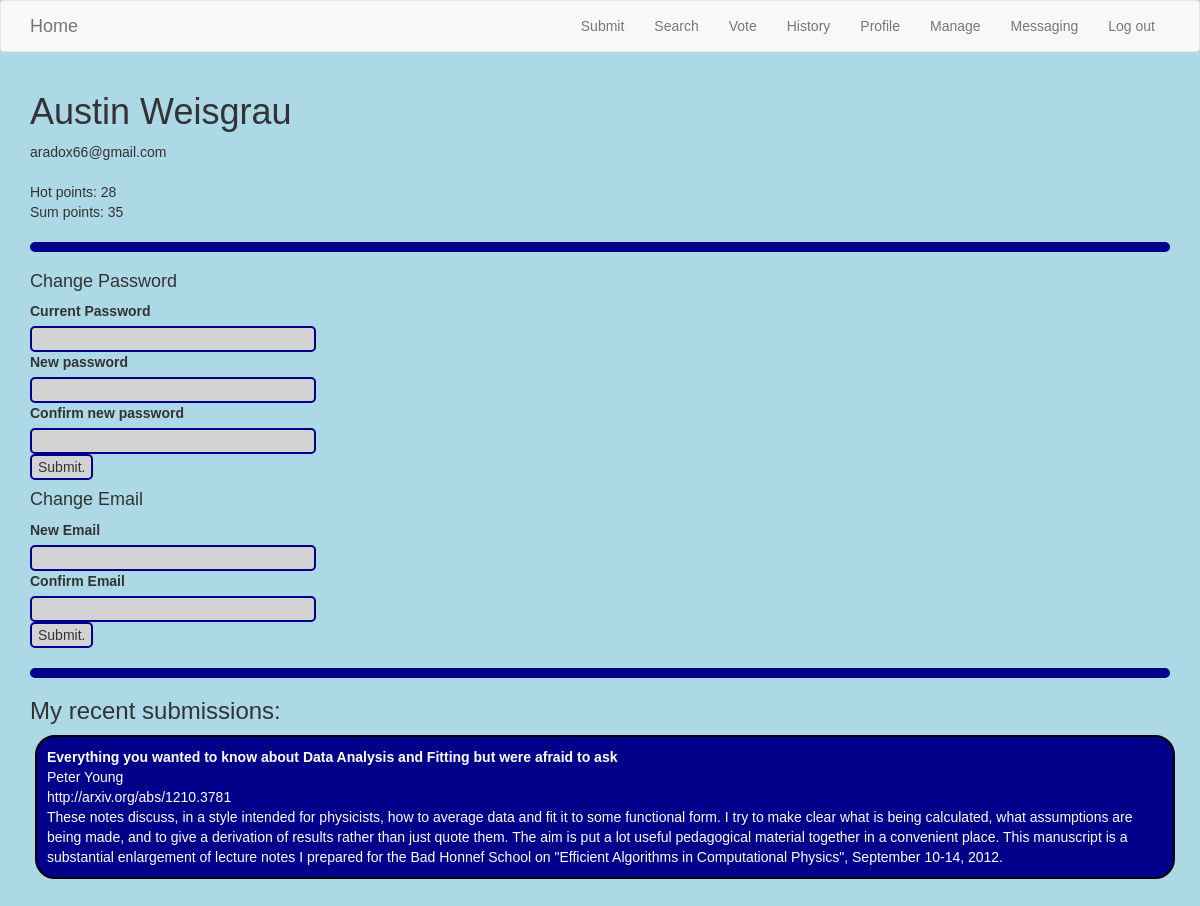
The app's page /user/aradox66 (signed in, upper part), older data.
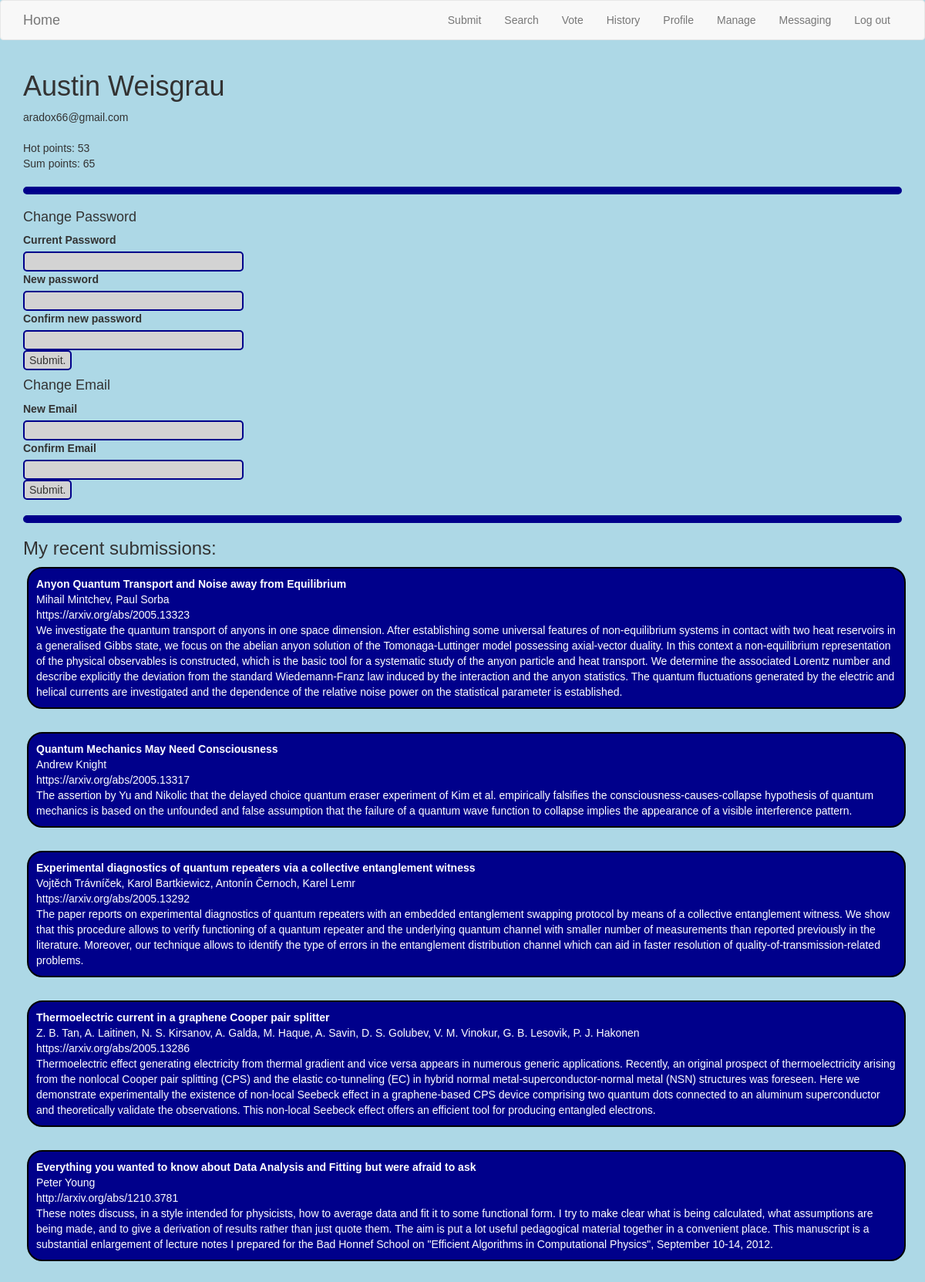
The same page, newer data.
### app/models.py (models this page shows, shortened)
class User(UserMixin, db.Model):
    id = db.Column(db.Integer, primary_key=True)
    username = db.Column(db.String(64), index=True, unique=True)
    firstname = db.Column(db.String(64))
    lastname = db.Column(db.String(64))
    email = db.Column(db.String(120), index=True, unique=True)
    password_hash = db.Column(db.String(128))
    admin = db.Column(db.Boolean, default=False)
    password_hold = db.Column(db.String(128))
    retired = db.Column(db.Boolean, default=False)
    hp = db.Column(db.Integer, default=0)
    def sumpoints(self):
        sp = 0
        sp += 5 * len(self.subs)
        sp += 10 * len(self.vols)
        return sp

class Paper(db.Model):
    id = db.Column(db.Integer, primary_key=True)
    title = db.Column(db.String(140))
    timestamp = db.Column(db.Date, index=True, default=datetime.utcnow)
    link = db.Column(db.String(140))
    abstract = db.Column(db.String(512))
    authors = db.Column(db.String(256))
    voted = db.Column(db.Date)
    score_n = db.Column(db.Integer)
    score_d = db.Column(db.Integer)
    comment = db.Column(db.String(256))
    subber_id = db.Column(db.Integer, db.ForeignKey('user.id'))
    volunteer_id = db.Column(db.Integer, db.ForeignKey('user.id'))
    subber = db.relationship('User', backref='subs',
                             foreign_keys=[subber_id])
    volunteer = db.relationship('User', backref='vols',
                             foreign_keys=[volunteer_id])

### app/main/routes.py (the view)
@bp.route('/user/<username>', methods=['GET', 'POST'])
@login_required
def user(username):
    form = ChangePasswordForm()
    if form.validate_on_submit():
        current_user.set_password(form.new_pass.data)
        db.session.commit()
        flash('Password changed.')
    form2 = ChangeEmailForm()
    if form2.validate_on_submit():
        current_user.email = form2.new_email.data
        db.session.commit()
        flash('Email updated.')
    user = User.query.filter_by(username=username).first_or_404()
    subs = (Paper.query.filter_by(subber=user)
            .order_by(Paper.timestamp.desc()))[:10]
    return render_template('main/user.html', user=user, form=form,
                           subs=subs, showsub=False, form2=form2,
                           current_user=current_user)

### app/auth/forms.py (shortened to what this page needs)
class ChangePasswordForm(FlaskForm):
    current_pass = PasswordField('Current Password',
                               validators=[DataRequired()])
    new_pass = PasswordField('New password',
                           validators=[DataRequired()])
    new_pass2 = PasswordField('Confirm new password',
                              validators=[DataRequired(),
                              EqualTo('new_pass',
                                      message='Entries do not match.')])
    submit = SubmitField('Submit.')

class ChangeEmailForm(FlaskForm):
    new_email = StringField('New Email',
                            validators=[DataRequired(), Email()])
    new_email2 = StringField('Confirm Email',
                             validators=[EqualTo(
                                 'new_email',
                                 message='Entries do not match.')])
    submit = SubmitField('Submit.')

### app/models.py (called while the page is built)
@login.user_loader
def load_user(id):
    return User.query.get(int(id))

### app/templates/main/user.html (shortened to what this page needs)
{% extends 'base.html' %}
{% block app_content %}
<h1>{{ user.firstname }} {{ user.lastname }}</h1>
{{ user.email }}<br><br>
Hot points: {{ user.hp }}<br>
Sum points: {{ user.sumpoints() }}<br>
{% if user.username == current_user.username %}
<hr>
<h4>Change Password</h4>
<form action='' method='post'>
  {% macro field_(field) -%}
  {{ field.label }}&nbsp;&nbsp;&nbsp;&nbsp;
  <br>
  {{ field(size=32) }}<br>
  {%- endmacro %}
  {{ field_(form.current_pass) }}
  {{ field_(form.new_pass) }}
  {{ field_(form.new_pass2) }}
  {{ form.submit() }}
</form>
<h4>Change Email</h4>
<form action='' method='post'>
  {{ field_(form2.new_email) }}
  {{ field_(form2.new_email2) }}
  {{ form2.submit() }}
</form>
{% endif %}
<hr>
<h3>My recent submissions:</h3>
{% for paper in subs %}
{% include '/main/_paper.html' %}<br>
{% endfor %}
{% endblock %}

### app/templates/main/_paper.html (shortened to what this page needs)
<div class='table table-hover'>
  <tr>
    <td>
      <span class='title'>{{ paper.title }}</span><br>
      {{ paper.authors }}<br>
      <a href='{{ paper.link }}'>{{ paper.link }}</a><br>
      {{ paper.abstract|replace('\\\\', '\\') }}<br>
    </td>
  </tr>
{% if not extras %}</div>{% endif %}

Row changes from the older to the newer data that the page shows:
changed User "Austin": hp "28" → "53"
added Paper: title "Anyon Quantum Transport and Noise away from Equilibrium", authors "Mihail Mintchev, Paul Sorba", link "https://arxiv.org/abs/2005.13323", abstract "We investigate the quantum transport of anyons in one space dimension. After establishing some universal features of non-equilibrium systems in contact with two heat reservoirs in a generalised Gibbs state, we focus on the abelian anyon solution of the Tomonaga-Luttinger model possessing axial-vector duality. In this context a non-equilibrium representation of the physical observables is constructed, which is the basic tool for a systematic study of the anyon particle and heat transport. We determine the associated Lorentz number and describe explicitly the deviation from the standard Wiedemann-Franz law induced by the interaction and the anyon statistics. The quantum fluctuations generated…"
added Paper: title "Quantum Mechanics May Need Consciousness", authors "Andrew Knight", link "https://arxiv.org/abs/2005.13317", abstract "The assertion by Yu and Nikolic that the delayed choice quantum eraser experiment of Kim et al. empirically falsifies the consciousness-causes-collapse hypothesis of quantum mechanics is based on the unfounded and false assumption that the failure of a quantum wave function to collapse implies the appearance of a visible interference pattern."
added Paper: title "Experimental diagnostics of quantum repeaters via a collective entanglement witness", authors "Vojtěch Trávníček, Karol Bartkiewicz, Antonín Černoch, Karel Lemr", link "https://arxiv.org/abs/2005.13292", abstract "The paper reports on experimental diagnostics of quantum repeaters with an embedded entanglement swapping protocol by means of a collective entanglement witness. We show that this procedure allows to verify functioning of a quantum repeater and the underlying quantum channel with smaller number of measurements than reported previously in the literature. Moreover, our technique allows to identify the type of errors in the entanglement distribution channel which can aid in faster resolution of quality-of-transmission-related problems."
added Paper: title "Thermoelectric current in a graphene Cooper pair splitter", authors "Z. B. Tan, A. Laitinen, N. S. Kirsanov, A. Galda, M. Haque, A. Savin, D. S. Golubev, V. M. Vinokur, G. B. Lesovik, P. J. Hakonen", link "https://arxiv.org/abs/2005.13286", abstract "Thermoelectric effect generating electricity from thermal gradient and vice versa appears in numerous generic applications. Recently, an original prospect of thermoelectricity arising from the nonlocal Cooper pair splitting (CPS) and the elastic co-tunneling (EC) in hybrid normal metal-superconductor-normal metal (NSN) structures was foreseen. Here we demonstrate experimentally the existence of non-local Seebeck effect in a graphene-based CPS device comprising two quantum dots connected to an aluminum superconductor and theoretically validate the observations. This non-local Seebeck effect offers an efficient tool for producing entangled electrons."
Text that changed along with them:
{{ user.sumpoints() }}: "35" → "65"
